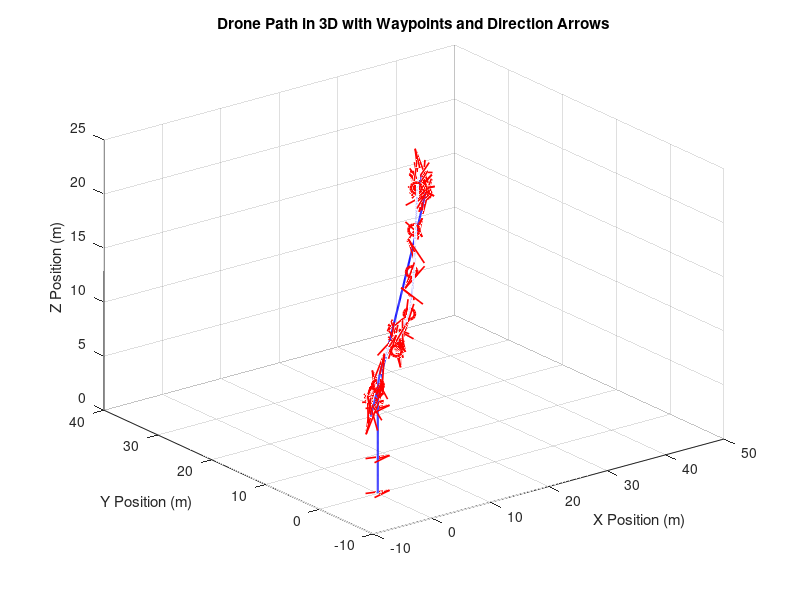
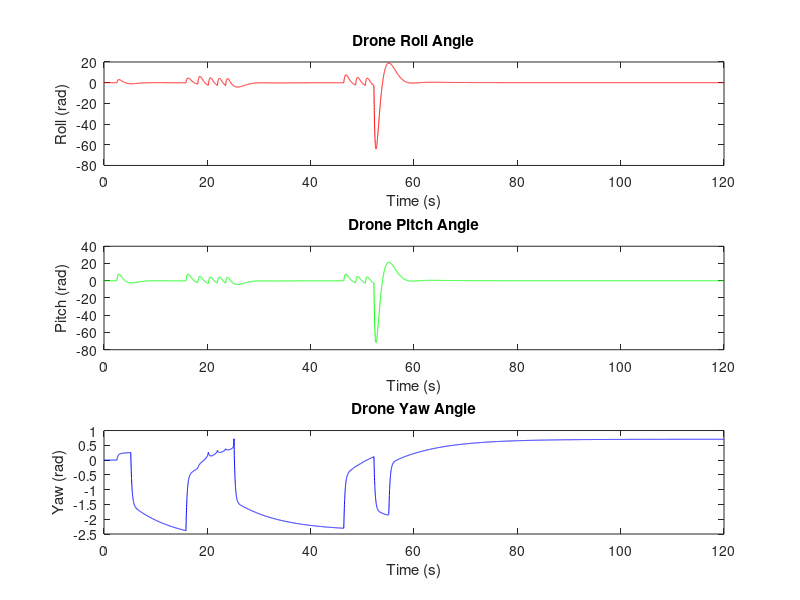

These figures' MATLAB source, in order:
clc;
close all;
clear;

% Parameters
m = 5.0;    % mass of the drone (kg)
g = 9.81;   % gravitational acceleration (m/s^2)
Ix = 0.01;  % Moment of inertia around x-axis (kg*m^2)
Iy = 0.01;  % Moment of inertia around y-axis (kg*m^2)
Iz = 0.02;  % Moment of inertia around z-axis (kg*m^2)

% PID controller gains
Kp_pos = 5.0;  % Proportional gain for position
Ki_pos = 0.4;  % Integral gain for position
Kd_pos = 6.8;  % Derivative gain for position

% PID gains for yaw, roll, and pitch
Kp_yaw = 2.5;  % Proportional gain for yaw
Ki_yaw = 0.5;  % Integral gain for yaw
Kd_yaw = 2.0;  % Derivative gain for yaw

Kp_pitch = 2.0;  % Proportional gain for pitch
Ki_pitch = 0.5;  % Integral gain for pitch
Kd_pitch = 2.0;  % Derivative gain for pitch

Kp_roll = 2.0;  % Proportional gain for roll
Ki_roll = 0.5;  % Integral gain for roll
Kd_roll = 2.0;  % Derivative gain for roll

% State-space matrices
A = [0, 0, 0, 1, 0, 0;   % x_dot = u
     0, 0, 0, 0, 1, 0;   % y_dot = v
     0, 0, 0, 0, 0, 1;   % z_dot = w
     0, 0, 0, 0, 0, 0;   % u_dot = controlled by input
     0, 0, 0, 0, 0, 0;   % v_dot = controlled by input
     0, 0, 0, 0, 0, 0];  % w_dot = controlled by input

B = [0, 0, 0; 
     0, 0, 0; 
     0, 0, 0; 
     1/m, 0, 0; 
     0, 1/m, 0; 
     0, 0, 1/m];

C = eye(6);
D = zeros(6, 3);

% Initial conditions
x0 = [0; 0; 0; 0; 0; 0];  % [x; y; z; u; v; w]
yaw0 = 0;
pitch0 = 0;
roll0 = 0;

% Updated waypoints for smoother yaw transitions, including return to origin
waypoints = [0, 0, 10; 
             5, 2, 12; 
             10, 5, 14; 
             15, 10, 16; 
             20, 15, 18; 
             25, 20, 20; 
             30, 25, 18; 
             35, 30, 16; 
             40, 35, 14; 
             45, 40, 12;
             0, 0, 10];  % Final waypoint returns to origin

current_waypoint = 1;
tolerance = 0.5; % Distance tolerance to consider waypoint reached

% Time step
dt = 0.01;
time = 0:dt:120;  % Extended time to accommodate return to origin

% Initialize state
x = x0;
yaw = yaw0;
pitch = pitch0;
roll = roll0;

% Initialize arrays for storing results
x_array = zeros(6, length(time));
yaw_array = zeros(1, length(time));
pitch_array = zeros(1, length(time));
roll_array = zeros(1, length(time));

% PID integrals
integral_error_pos = [0; 0; 0];
integral_error_yaw = 0;
integral_error_pitch = 0;
integral_error_roll = 0;

% Simulation loop
for t = 1:length(time)
    % Check if the current waypoint is reached
    if norm([x(1) - waypoints(current_waypoint, 1), x(2) - waypoints(current_waypoint, 2), x(3) - waypoints(current_waypoint, 3)]) < tolerance
        % Move to the next waypoint if available
        if current_waypoint < size(waypoints, 1)
            current_waypoint = current_waypoint + 1;
        end
    end
    
    % Desired position and orientation
    x_des = waypoints(current_waypoint, 1);
    y_des = waypoints(current_waypoint, 2);
    z_des = waypoints(current_waypoint, 3);
    
    % Position errors
    error_pos = [x_des - x(1); y_des - x(2); z_des - x(3)];

    % Update integral errors for position
    integral_error_pos = integral_error_pos + error_pos * dt;
    
    % Desired velocities (PID control)
    u_des = Kp_pos * error_pos(1) + Ki_pos * integral_error_pos(1) - Kd_pos * x(4);
    v_des = Kp_pos * error_pos(2) + Ki_pos * integral_error_pos(2) - Kd_pos * x(5);
    w_des = Kp_pos * error_pos(3) + Ki_pos * integral_error_pos(3) - Kd_pos * x(6);
    
    % Yaw control
    yaw_error = atan2(y_des - x(2), x_des - x(1)) - yaw;
    integral_error_yaw = integral_error_yaw + yaw_error * dt;
    yaw_dot = Kp_yaw * yaw_error + Ki_yaw * integral_error_yaw - Kd_yaw * yaw;

    % Pitch control
    pitch_error = u_des - pitch;  % Desired forward velocity vs. current pitch
    integral_error_pitch = integral_error_pitch + pitch_error * dt;
    pitch_dot = Kp_pitch * pitch_error + Ki_pitch * integral_error_pitch - Kd_pitch * pitch;

    % Roll control
    roll_error = v_des - roll;  % Desired lateral velocity vs. current roll
    integral_error_roll = integral_error_roll + roll_error * dt;
    roll_dot = Kp_roll * roll_error + Ki_roll * integral_error_roll - Kd_roll * roll;

    % Update roll, pitch, and yaw
    roll = roll + roll_dot * dt;
    pitch = pitch + pitch_dot * dt;
    yaw = yaw + yaw_dot * dt;

    % Store orientation for later analysis
    roll_array(t) = roll;
    pitch_array(t) = pitch;
    yaw_array(t) = yaw;
    
    % Input vector u(t) [u_des; v_des; w_des]
    u = [u_des; v_des; w_des];
    
    % State-space equation
    x_dot = A * x + B * u;
    
    % Update state variables
    x = x + x_dot * dt;
    
    % Store results
    x_array(:, t) = x;
end

% Plot results in 3D with directional arrows
figure;
plot3(x_array(1,:), x_array(2,:), x_array(3,:), 'b', 'LineWidth', 1.5);
hold on;
plot3(waypoints(:,1), waypoints(:,2), waypoints(:,3), 'ro', 'MarkerSize', 8, 'LineWidth', 2);

% Add direction arrows at intervals
for t = 1:100:length(time)
    % Calculate direction vector based on yaw, pitch, and roll
    direction = [cos(yaw_array(t)) * cos(pitch_array(t));
                 sin(yaw_array(t)) * cos(pitch_array(t));
                 sin(pitch_array(t))];
    % Normalize the direction vector
    direction = direction / norm(direction);
    
    % Plot the arrow
    quiver3(x_array(1,t), x_array(2,t), x_array(3,t), direction(1), direction(2), direction(3), 2, 'r', 'LineWidth', 1.2, 'MaxHeadSize', 1);
end

xlabel('X Position (m)');
ylabel('Y Position (m)');
zlabel('Z Position (m)');
title('Drone Path in 3D with Waypoints and Direction Arrows');
grid on;
hold off;

% Plot roll, pitch, yaw variations
figure;
subplot(3,1,1);
plot(time, roll_array, 'r');
xlabel('Time (s)');
ylabel('Roll (rad)');
title('Drone Roll Angle');

subplot(3,1,2);
plot(time, pitch_array, 'g');
xlabel('Time (s)');
ylabel('Pitch (rad)');
title('Drone Pitch Angle');

subplot(3,1,3);
plot(time, yaw_array, 'b');
xlabel('Time (s)');
ylabel('Yaw (rad)');
title('Drone Yaw Angle');
